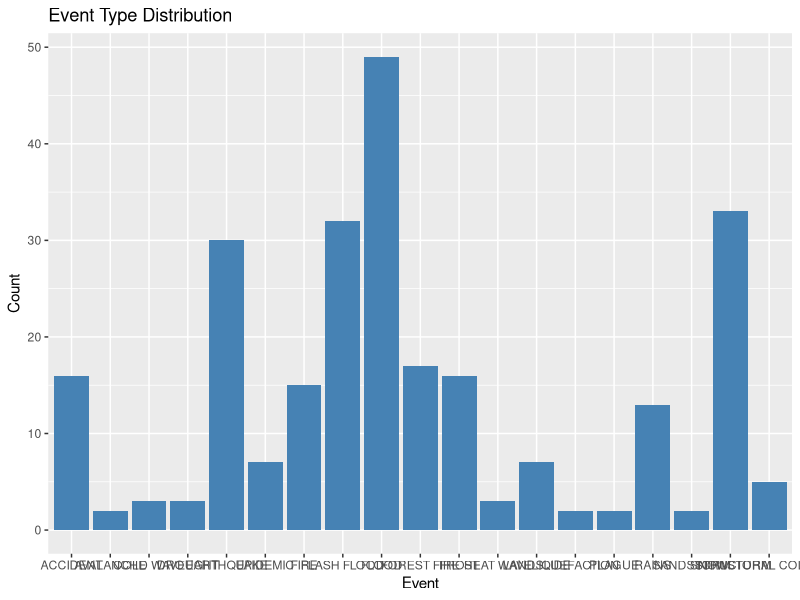
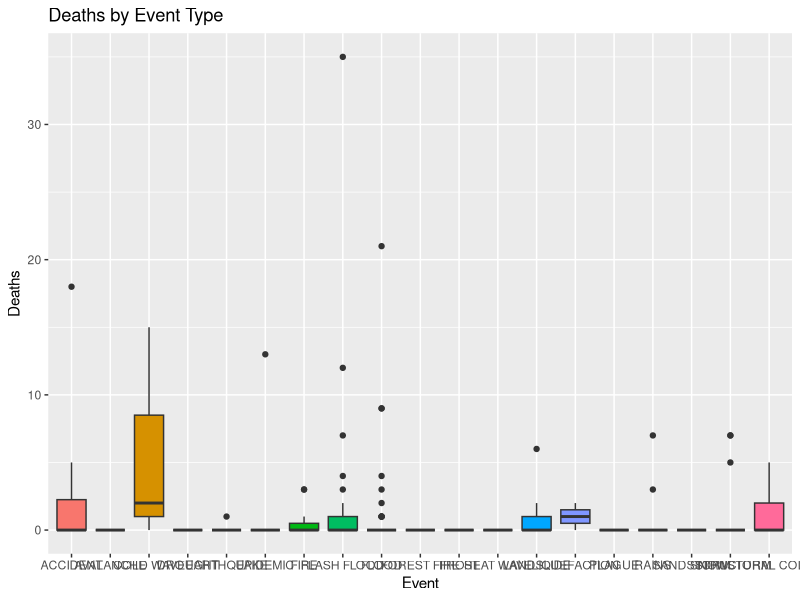
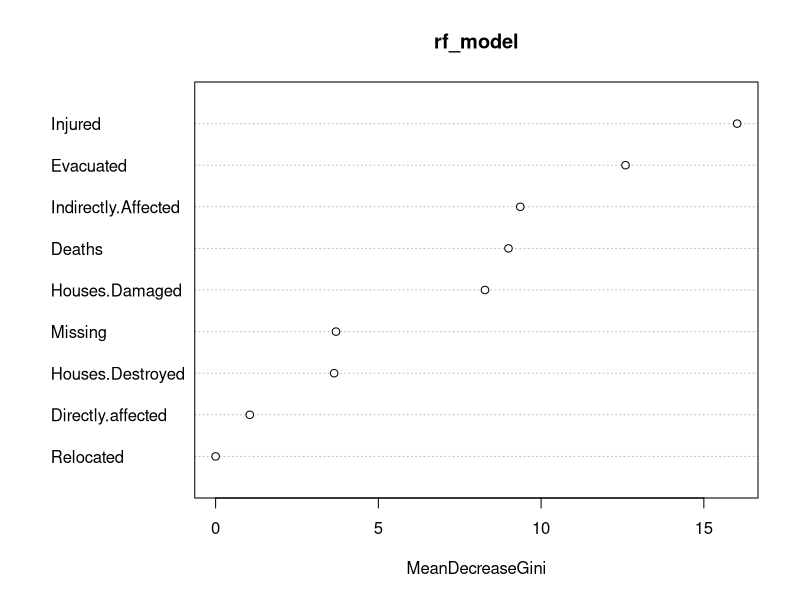
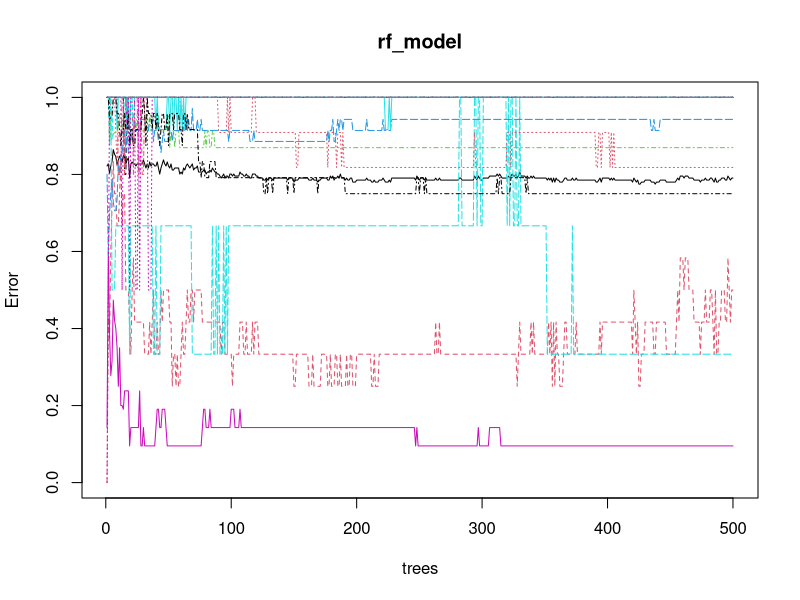

Generate these figures, in order, with R:
install.packages("tidyverse")
install.packages("caret")
install.packages("datasets")
install.packages("readxl")
install.packages("rpart")
install.packages("rpart.plot")
install.packages("randomForest")
install.packages("xgboost")
install.packages("ggpubr")

  # 加载必要的 R 包
library(tidyverse)
library(readr)

# 读取数据
data <- read.csv("Jordan_data.CSV")

# 查看数据前几行
head(data)

# 查看数据摘要
summary(data)


  # 检查缺失值
  sum(is.na(data)) # 返回数据集中缺失值总数

# 检查每列是否有缺失值
colSums(is.na(data))


  # 将 `Event` 转换为因子
  data$Event <- as.factor(data$Event)

# 查看因子的类别
levels(data$Event)


  # 统计不同事件的数量
  table(data$Event)

# 各数值变量的摘要统计
summary(data[, c("Deaths", "Injured", "Missing", "Houses.Destroyed", "Houses.Damaged")])


  library(ggplot2)

# 绘制事件类型的分布
ggplot(data, aes(x = Event)) +
  geom_bar(fill = "steelblue") +
  labs(title = "Event Type Distribution", x = "Event", y = "Count")

# 绘制不同事件的死亡人数分布箱线图
ggplot(data, aes(x = Event, y = Deaths, fill = Event)) +
  geom_boxplot() +
  labs(title = "Deaths by Event Type", x = "Event", y = "Deaths") +
  theme(legend.position = "none")


  # 加载机器学习相关包
  library(caret)

# 划分训练集和测试集
set.seed(123)
train_indices <- createDataPartition(data$Event, p = 0.7, list = FALSE)
trainset <- data[train_indices, ]
testset <- data[-train_indices, ]


  library(randomForest)

# 构建随机森林模型
set.seed(123)
rf_model <- randomForest(Event ~ Deaths + Injured + Missing + Houses.Destroyed +
                           Houses.Damaged + Directly.affected + Indirectly.Affected +
                           Relocated + Evacuated, data = trainset, ntree = 500)

# 查看模型
print(rf_model)

# 变量重要性
varImpPlot(rf_model)


  # 预测
  predictions <- predict(rf_model, newdata = testset)

# 混淆矩阵
confusionMatrix(predictions, testset$Event)


  # 绘制误差率收敛图
  plot(rf_model)

# 查看重要变量的数值
importance(rf_model)

